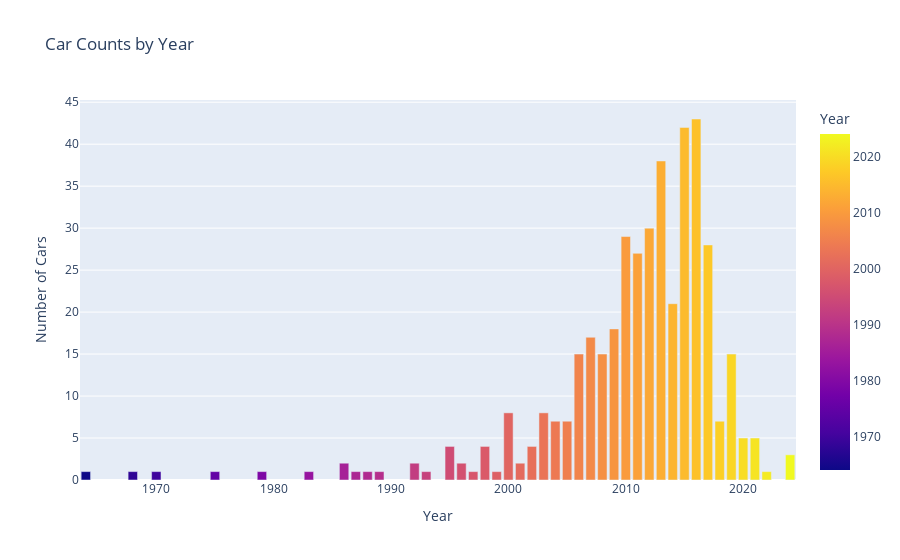

Notebook code for this chart:
### Code cell
car_counts=df["Year"].value_counts().reset_index(name="Count")
px.bar(car_counts, x='Year', y='Count',color='Year',labels={'Count': 'Number of Cars','Year': 'Year'},title='Car Counts by Year')

### Figure 1 — Plotly figure (JSON) as saved in the notebook; plotly's stock layout.template omitted (floating-point values rounded to 4 significant figures)
{"data": [{"alignmentgroup": "True", "hovertemplate": "Year=%{marker.color}<br>Number of Cars=%{y}<extra></extra>", "legendgroup": "", "marker": {"color": [2016, 2015, 2013, 2012, 2010, 2017, 2011, 2014, 2009, 2007, 2006, 2008, 2019, 2003, 2000, 2018, 2004, 2005, 2021, 2020, 2002, 1998, 1995, 2024, 2001, 1996, 1992, 1986, 1997, 1970, 1993, 1964, 1988, 1999, 1987, 1975, 1989, 1968, 1979, 2022, 1983], "coloraxis": "coloraxis", "pattern": {"shape": ""}}, "name": "", "offsetgroup": "", "orientation": "v", "showlegend": false, "textposition": "auto", "type": "bar", "x": [2016, 2015, 2013, 2012, 2010, 2017, 2011, 2014, 2009, 2007, 2006, 2008, 2019, 2003, 2000, 2018, 2004, 2005, 2021, 2020, 2002, 1998, 1995, 2024, 2001, 1996, 1992, 1986, 1997, 1970, 1993, 1964, 1988, 1999, 1987, 1975, 1989, 1968, 1979, 2022, 1983], "xaxis": "x", "y": [43, 42, 38, 30, 29, 28, 27, 21, 18, 17, 15, 15, 15, 8, 8, 7, 7, 7, 5, 5, 4, 4, 4, 3, 2, 2, 2, 2, 1, 1, 1, 1, 1, 1, 1, 1, 1, 1, 1, 1, 1], "yaxis": "y"}], "layout": {"autosize": true, "barmode": "relative", "coloraxis": {"colorbar": {"title": {"text": "Year"}}, "colorscale": [[0, "#0d0887"], [0.1111, "#46039f"], [0.2222, "#7201a8"], [0.3333, "#9c179e"], [0.4444, "#bd3786"], [0.5556, "#d8576b"], [0.6667, "#ed7953"], [0.7778, "#fb9f3a"], [0.8889, "#fdca26"], [1, "#f0f921"]]}, "legend": {"tracegroupgap": 0}, "title": {"text": "Car Counts by Year"}, "xaxis": {"anchor": "y", "autorange": true, "domain": [0, 1], "range": [1964.0, 2024.0], "title": {"text": "Year"}, "type": "linear"}, "yaxis": {"anchor": "x", "autorange": true, "domain": [0, 1], "range": [0, 45.26], "title": {"text": "Number of Cars"}, "type": "linear"}}}
